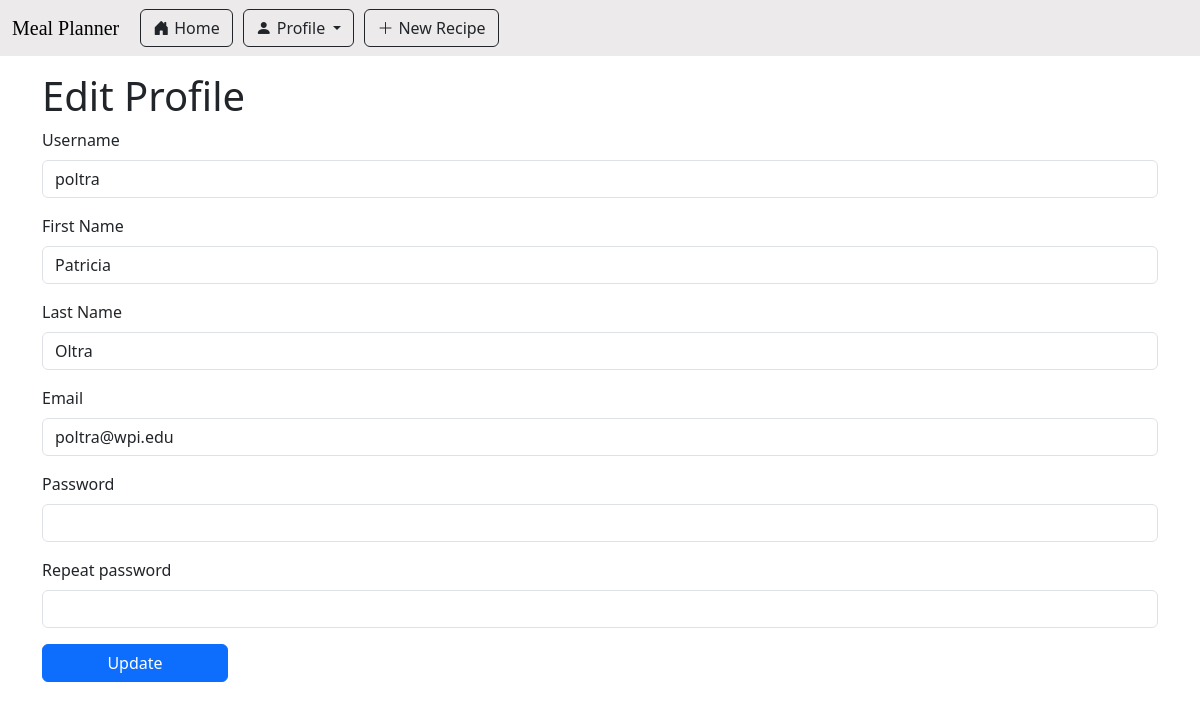
The page /user/profile/edit (signed in) on the database as committed earlier.
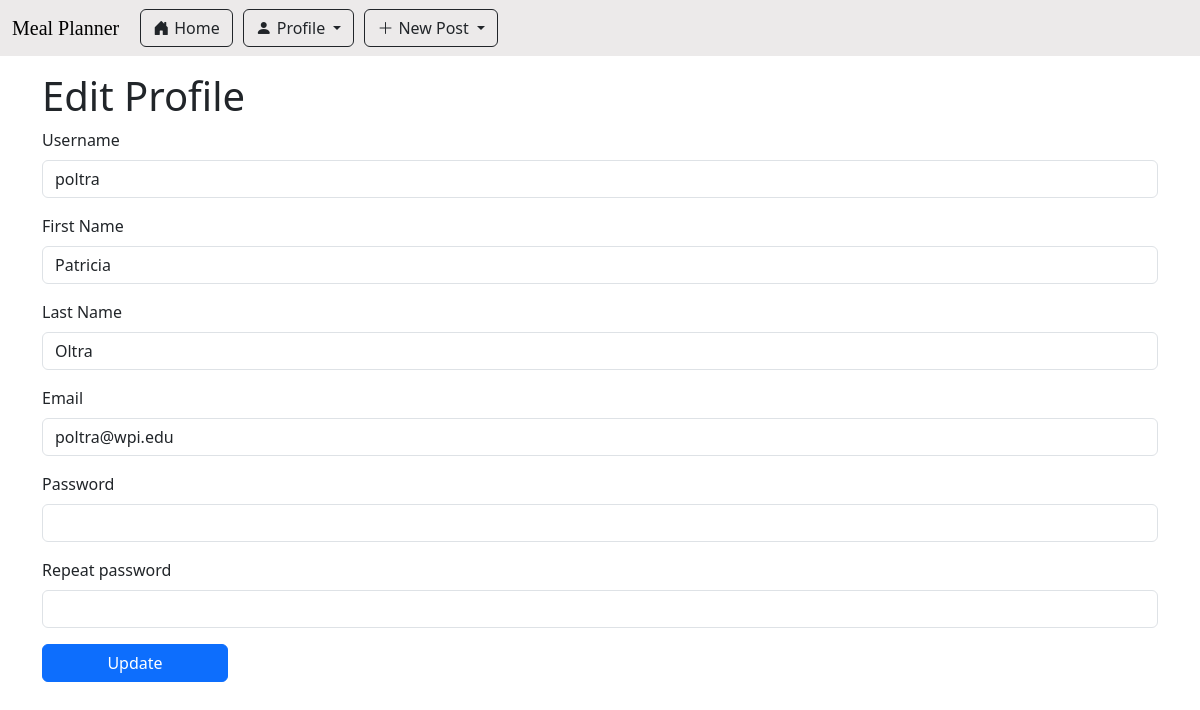
The same page on the database as committed later.
### app/user/user_routes.py (the view)
@bp_user.route('/user/profile/edit', methods=['GET','POST'])
@login_required
def edit_profile():
    eform = EditForm()
    if eform.validate_on_submit():
        current_user.username = eform.username.data
        current_user.first_name = eform.first_name.data
        current_user.last_name = eform.last_name.data
        current_user.email = eform.email.data
        current_user.set_password(eform.password.data)
        db.session.add(current_user)
        db.session.commit()
        flash('Your changes have been saved.')
        return redirect(url_for('user.display_profile'))
    elif request.method == 'GET':
        eform.username.data = current_user.username
        eform.first_name.data = current_user.first_name
        eform.last_name.data = current_user.last_name
        eform.email.data = current_user.email
    return render_template('edit_profile.html', title="Edit Profile", form=eform, user=current_user)

### app/user/user_forms.py (shortened to what this page needs)
class EditForm(FlaskForm):
    username = StringField('Username', validators=[DataRequired()])
    first_name = StringField('First Name', validators=[DataRequired()])
    last_name = StringField('Last Name', validators=[DataRequired()])
    email = StringField('Email', validators=[DataRequired(), Email()])
    password = PasswordField('Password', validators=[DataRequired()])
    password2 = PasswordField('Repeat password', validators=[DataRequired(), EqualTo('password')])
    submit = SubmitField('Update')

### app/main/models.py (called while the page is built)
    @login.user_loader
    def load_user(id):
        return db.session.get(User, int(id))

### meal_planner.py (called while the page is built)
@app.before_request
def initDB(*args, **kwargs):
    if app._got_first_request:
        db.create_all()

### app/user/templates/edit_profile.html (shortened to what this page needs)
{% extends "base.html" %}
{% import 'bootstrap_wtf.html' as wtf %}
{% block content %}
    <h1>Edit Profile</h1>
    <form action="{{ url_for('user.edit_profile') }}", method="POST">
        {{wtf.form_field(form.username)}}
        {{wtf.form_field(form.first_name)}}
        {{wtf.form_field(form.last_name)}}
        {{wtf.form_field(form.email)}}
        {{wtf.form_field(form.password)}}
        {{wtf.form_field(form.password2)}}
        {{wtf.form_field(form.submit)}}
    </form>
{% endblock %}

Rows that differ between the two databases and show on the page:
changed User "poltra": is_certified False → True (drawn)
Other text that changed with them:
text no longer shown: "New Recipe"
text now shown: "New Post"
